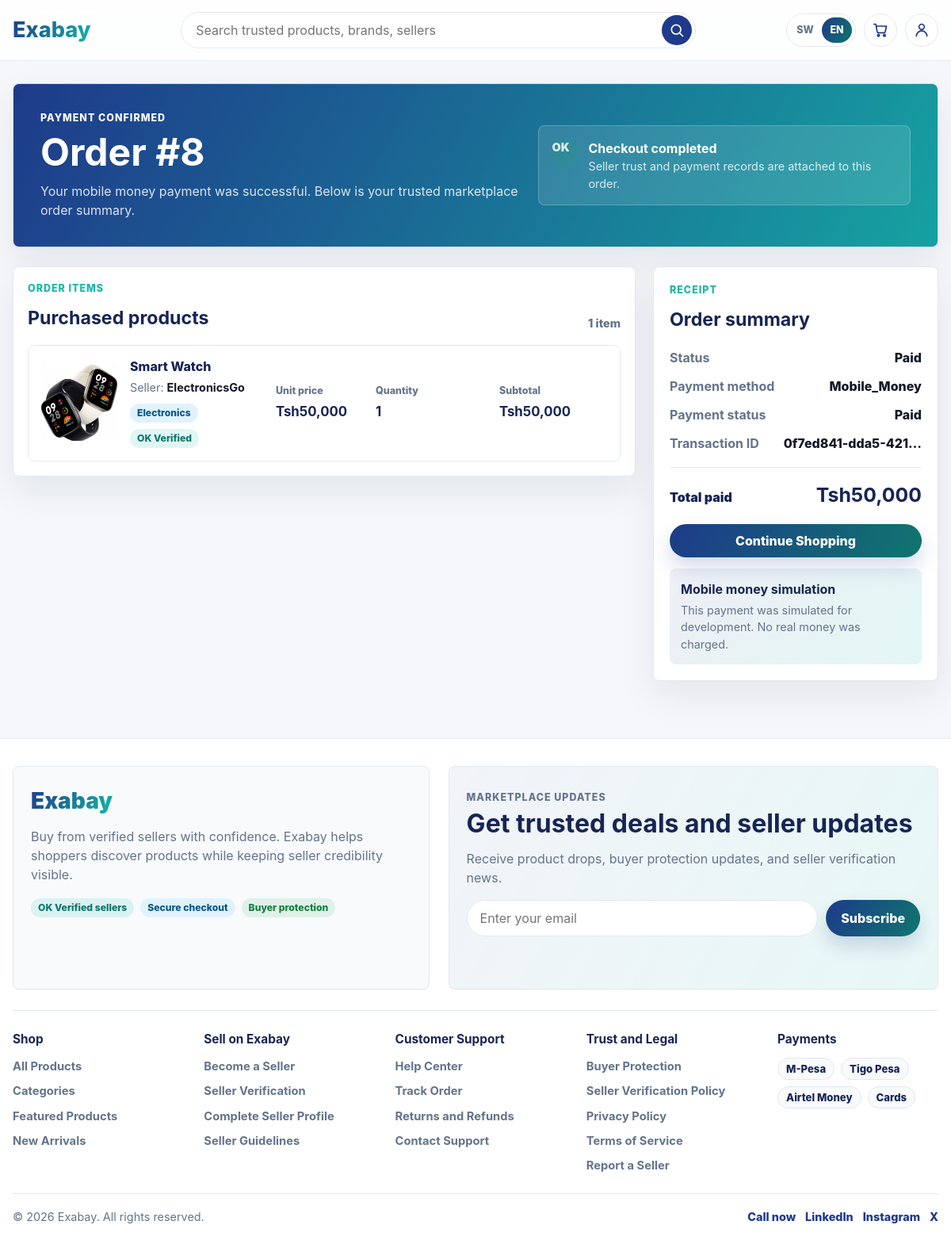
Screenshot of /orders/orders/8/ (signed in) with the database file from the repository.
### orders/models.py (models this page shows, shortened)
class Order(models.Model):
    STATUS_CHOICES = [
        ('pending', 'Pending'),
        ('paid', 'Paid'),
        ('shipped', 'Shipped'),
        ('delivered', 'Delivered'),
        ('cancelled', 'Cancelled'),
    ]
    user = models.ForeignKey('users.User', on_delete=models.CASCADE)
    total_amount = models.DecimalField(max_digits=10, decimal_places=2)
    status = models.CharField(max_length=20, choices=STATUS_CHOICES, default='pending')
    created_at = models.DateTimeField(auto_now_add=True)

class OrderItem(models.Model):
    order = models.ForeignKey(Order, on_delete=models.CASCADE, related_name='items')
    product = models.ForeignKey('products.Product', on_delete=models.CASCADE)
    quantity = models.PositiveIntegerField()
    price = models.DecimalField(max_digits=10, decimal_places=2)
    @property
    def subtotal(self):
        return self.price * self.quantity

class Payment(models.Model):
    PAYMENT_METHODS = [
        ('cod', 'Cash on Delivery'),
        ('mobile_money', 'Mobile Money'),
    ]
    PAYMENT_STATUS = [
        ('pending', 'Pending'),
        ('paid', 'Paid'),
        ('failed', 'Failed'),
    ]
    order = models.OneToOneField('Order', on_delete=models.CASCADE)
    amount = models.DecimalField(max_digits=10, decimal_places=2)
    method = models.CharField(max_length=20, choices=PAYMENT_METHODS)
    status = models.CharField(max_length=20, choices=PAYMENT_STATUS, default='pending')
    transaction_id = models.CharField(max_length=255, blank=True, null=True)
    created_at = models.DateTimeField(auto_now_add=True)

### products/models.py (models this page shows, shortened)
class ProductImage(models.Model):
    product = models.ForeignKey(Product, on_delete=models.CASCADE, related_name='images')
    image = models.ImageField(upload_to='products/')

class Product(models.Model):
    seller = models.ForeignKey('users.SellerProfile', on_delete=models.CASCADE)
    category = models.ForeignKey(Category, on_delete=models.SET_NULL, null=True, related_name='products')
    name = models.CharField(max_length=255)
    description = models.TextField()
    price = models.DecimalField(max_digits=10, decimal_places=2)
    stock = models.PositiveIntegerField()
    is_available = models.BooleanField(default=True)
    is_featured = models.BooleanField(default=False)
    created_at = models.DateTimeField(auto_now_add=True)

class Category(models.Model):
    name = models.CharField(max_length=255, unique=True)
    description = models.TextField(blank=True, null=True)

### users/models.py (models this page shows, shortened)
class SellerProfile(models.Model):
    user = models.OneToOneField(User, on_delete=models.CASCADE)
    business_name = models.CharField(max_length=255, blank=True, null=True)
    tin_number = models.CharField(max_length=50, blank=True, null=True)
    license_document = models.FileField(upload_to='documents/licenses/', blank=True, null=True)
    license_expiry_date = models.DateField(blank=True, null=True)
    vat_number = models.CharField(max_length=50, blank=True, null=True)
    tax_clearance_document = models.FileField(upload_to='documents/tax/', blank=True, null=True)
    vrn_number = models.CharField(max_length=50, blank=True, null=True)
    is_verified = models.BooleanField(default=False)
    created_at = models.DateTimeField(auto_now_add=True)

class User(AbstractUser):
    email = models.EmailField(unique=True)
    is_seller = models.BooleanField(default=False)
    phone_number = models.CharField(max_length=20, blank=True, null=True)

### orders/views.py (the view)
# urls.py: path("orders/<int:order_id>/", views.order_detail, name="order_detail"),
@login_required
def order_detail(request, order_id):
    order = get_object_or_404(
        Order.objects
        .select_related("user", "payment")
        .prefetch_related(
            "items__product",
            "items__product__images",
            "items__product__seller",
            "items__product__seller__user",
        ),
        id=order_id,
        user=request.user
    )
    return render(request, "orders/order_detail.html", {
        "order": order
    })

### orders/templates/orders/order_detail.html (shortened to what this page needs)
{% load static %}
{% load humanize %}
<!DOCTYPE html>
<html lang="en">
<head>
  <link rel="stylesheet" href="{% static 'css/styles.css' %}">
</head>
<body>
  {% include 'partials/header_bar.html' %}
  <main class="cart-page">
    <section class="cart-hero" aria-labelledby="order-title">
      <div>
        <p class="cart-hero__eyebrow">Payment confirmed</p>
        <h1 id="order-title" class="cart-hero__title">Order #{{ order.id }}</h1>
        <p class="cart-hero__copy">
          Your mobile money payment was successful. Below is your trusted marketplace order summary.
        </p>
      </div>
      <div class="cart-hero__trust">
        <span class="trust-card__icon">OK</span>
        <div>
          <strong>Checkout completed</strong>
          <span>Seller trust and payment records are attached to this order.</span>
        </div>
      </div>
    </section>
    <section class="cart-layout" aria-label="Order details">
      <div class="cart-items">
        <div class="cart-items__header">
          <div>
            <p class="section-heading__eyebrow">Order items</p>
            <h2>Purchased products</h2>
          </div>
          <span class="cart-items__count">
            {{ order.items.count }} item{{ order.items.count|pluralize }}
          </span>
        </div>
        <section class="vendor-group" aria-label="Purchased products">
          {% for item in order.items.all %}
            {% with product=item.product first_image=item.product.images.first seller=item.product.seller %}
              <article class="cart-item">
                <a class="cart-item__media" href="{% url 'products:product_detail' product.pk %}">
                  {% if first_image %}
                    <img src="{{ first_image.image.url }}" alt="{{ product.name }}" loading="lazy">
                  {% else %}
                    <span>{{ product.name|first }}</span>
                  {% endif %}
                </a>
                <div class="cart-item__info">
                  <a class="cart-item__name" href="{% url 'products:product_detail' product.pk %}">
                    {{ product.name }}
                  </a>
                  <p class="cart-item__seller">
                    Seller: <strong>{{ seller.business_name|default:seller.user.username }}</strong>
                  </p>
                  <div class="cart-item__meta">
                    <span class="badge">{{ product.category.name|default:"Uncategorized" }}</span>
                    {% if seller.is_verified %}
                      <span class="status-badge status-badge--verified">OK Verified</span>
                    {% elif seller.is_profile_complete %}
                      <span class="status-badge status-badge--pending">! Pending</span>
                    {% else %}
                      <span class="status-badge status-badge--unverified">X Unverified</span>
                    {% endif %}
                  </div>
                </div>
                <div class="cart-item__price">
                  <span>Unit price</span>
                  <strong>Tsh{{ item.price|floatformat:"0"|intcomma }}</strong>
                </div>
                <div class="cart-item__price">
                  <span>Quantity</span>
                  <strong>{{ item.quantity }}</strong>
                </div>
                <div class="cart-item__subtotal">
                  <span>Subtotal</span>
                  <strong>Tsh{{ item.subtotal|floatformat:"0"|intcomma }}</strong>
                </div>
              </article>
            {% endwith %}
          {% empty %}
            <div class="cart-empty">
              <h2>No order items found</h2>
              <p>This order does not have any products attached.</p>
            </div>
          {% endfor %}
        </section>
      </div>
      <aside class="cart-summary" aria-labelledby="order-summary-title">
        <p class="section-heading__eyebrow">Receipt</p>
        <h2 id="order-summary-title">Order summary</h2>
        <dl class="cart-summary__lines">
          <div>
            <dt>Status</dt>
            <dd>{{ order.status|title }}</dd>
          </div>
          <div>
            <dt>Payment method</dt>
            <dd>{{ order.payment.method|title }}</dd>
          </div>
          <div>
            <dt>Payment status</dt>
            <dd>{{ order.payment.status|title }}</dd>
          </div>
          <div>
            <dt>Transaction ID</dt>
            <dd>{{ order.payment.transaction_id|truncatechars:18 }}</dd>
          </div>
        </dl>
        <div class="cart-summary__total">
          <span>Total paid</span>
          <strong>Tsh{{ order.total_amount|floatformat:"0"|intcomma }}</strong>
        </div>
        <a class="btn btn--primary cart-summary__checkout" href="/">
          Continue Shopping
        </a>
        <div class="mobile-money-note">
          <strong>Mobile money simulation</strong>
          <span>
            This payment was simulated for development. No real money was charged.
          </span>
        </div>
      </aside>
    </section>
  </main>
  {% include 'partials/footer.html' %}
</body>
</html>

### rows the page displays
Order: id "8", items.count "1", status "Paid", payment.method "Mobile_Money", payment.status "Paid", payment.transaction_id "0f7ed841-dda5-421…", total_amount "50,000"
OrderItem: product.images.first.image (picture), product.name "Smart Watch", product.seller.business_name "ElectronicsGo", product.category.name "Electronics", price "50,000", quantity "1", subtotal "50,000"
